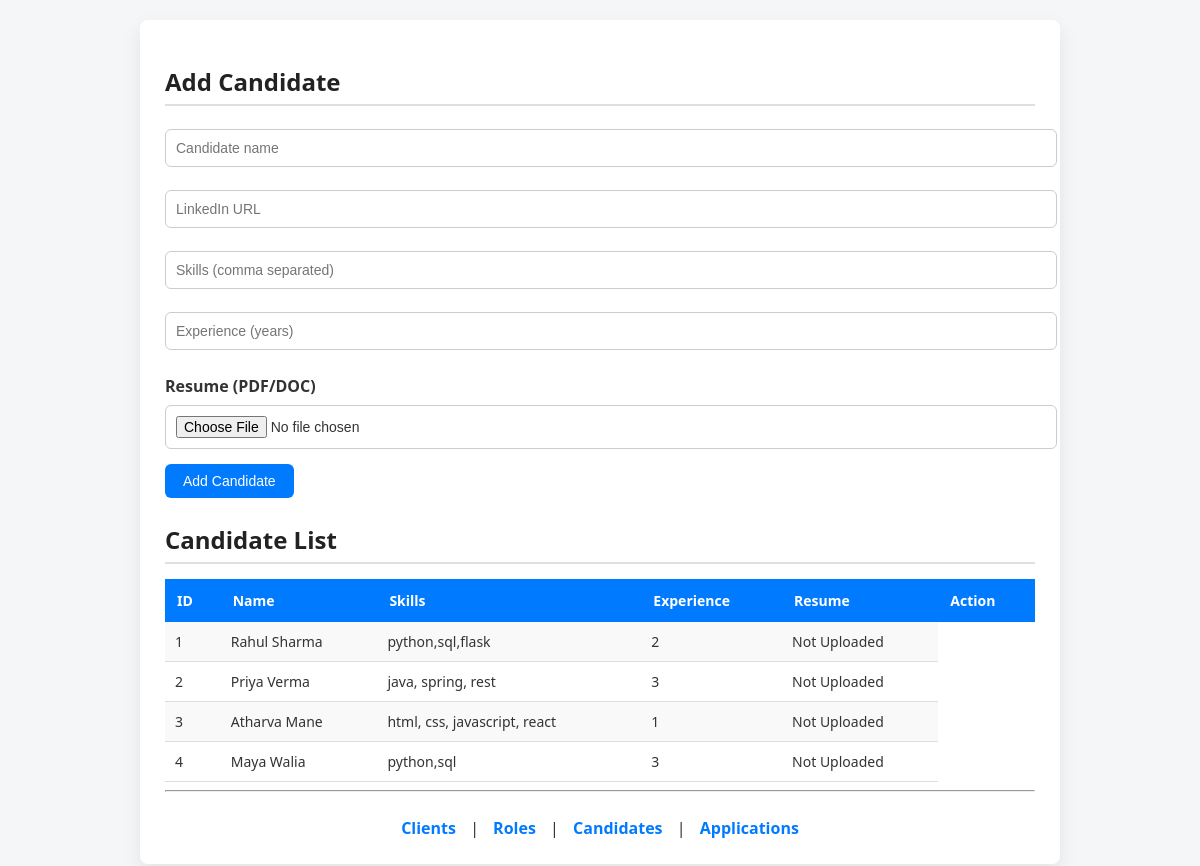
/candidates, run on an earlier commit of the app's database.
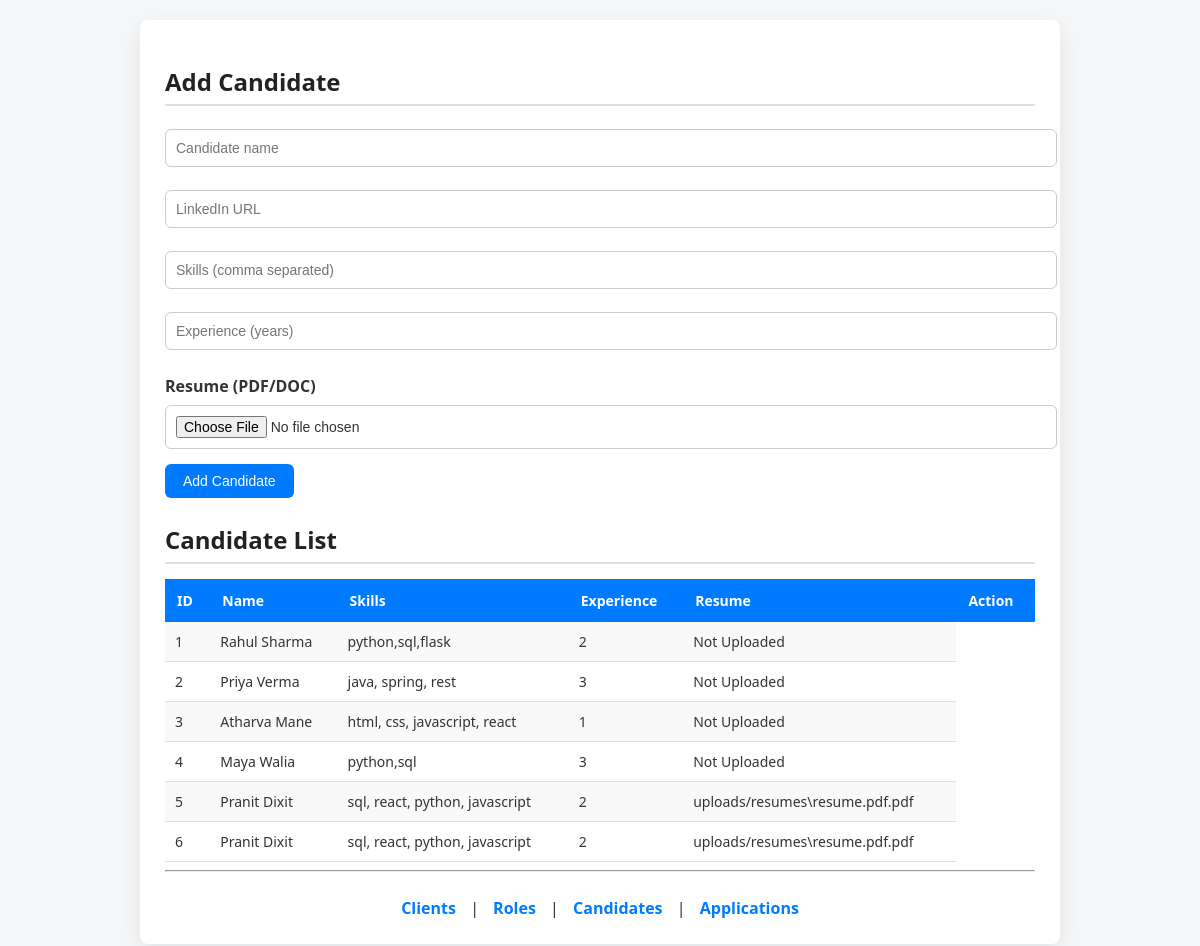
And on a later commit of the database.
### tables this page shows
CREATE TABLE Candidate (
    candidate_id INTEGER PRIMARY KEY AUTOINCREMENT,
    name TEXT,
    linkedin_url TEXT,
    skills TEXT,
    experience_years INTEGER
, resume_file_path TEXT);

### app.py (the view, shortened to what this page needs)
@app.route("/candidates", methods=["GET", "POST"])
def candidates():
    db = get_db()
    cur = db.cursor()
    candidates = cur.execute("SELECT * FROM Candidate").fetchall()
    db.close()
    return render_template("candidates.html", candidates=candidates)

### app.py (called while the page is built)
def get_db():
    return sqlite3.connect("database.db")

### templates/candidates.html (shortened to what this page needs)
<!doctype html>
<html>
  <head>
    <link
      rel="stylesheet"
      href="{{ url_for('static', filename='style.css') }}"
    />
  </head>
  <body>
    <div class="container">
      <h2>Add Candidate</h2>
      <form method="post" enctype="multipart/form-data">
        <input type="text" name="name" placeholder="Candidate name" required />
        <input type="text" name="linkedin_url" placeholder="LinkedIn URL" />
        <input
          type="text"
          name="skills"
          placeholder="Skills (comma separated)"
        />
        <input
          type="number"
          name="experience_years"
          placeholder="Experience (years)"
        />
        <label>Resume (PDF/DOC)</label>
        <input type="file" name="resume" accept=".pdf,.doc,.docx" />
        <button>Add Candidate</button>
      </form>
      <h2>Candidate List</h2>
      <table>
        <tr>
          <th>ID</th>
          <th>Name</th>
          <th>Skills</th>
          <th>Experience</th>
          <th>Resume</th>
          <th>Action</th>
        </tr>
        {% for c in candidates %}
        <tr>
          <td>{{ c[0] }}</td>
          <td>{{ c[1] }}</td>
          <td>{{ c[3] }}</td>
          <td>{{ c[4] }}</td>
          <td>{% if c[5] %} {{ c[5] }} {% else %} Not Uploaded {% endif %}</td>
        </tr>
        {% endfor %}
      </table>
      <hr />
      <div class="nav">
        <a href="/clients">Clients</a> | <a href="/roles">Roles</a> |
        <a href="/candidates">Candidates</a> |
        <a href="/applications">Applications</a>
      </div>
    </div>
  </body>
</html>

What changed in the data, as far as the page shows it:
added Candidate: candidate_id "5", name "Pranit Dixit", skills "sql, react, python, javascript", experience_years "2", resume_file_path "uploads/resumes\\resume.pdf.pdf"
added Candidate: candidate_id "6", name "Pranit Dixit", skills "sql, react, python, javascript", experience_years "2", resume_file_path "uploads/resumes\\resume.pdf.pdf"
